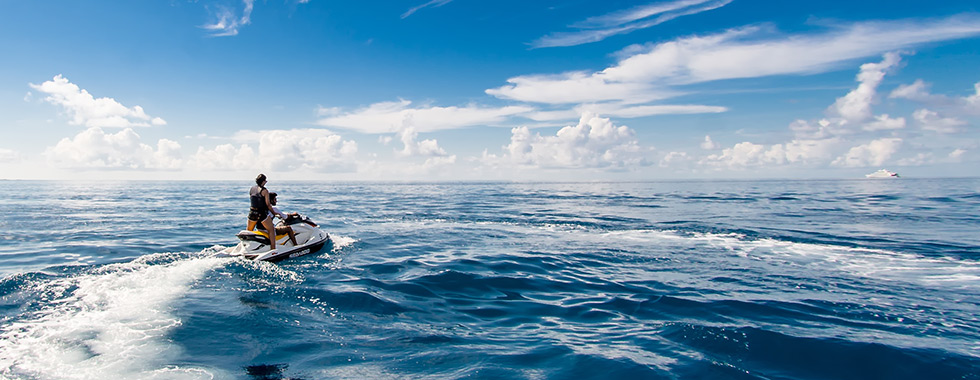
#> input picture image1.jpg, 980 x 380 px
$ jupyter execute 'exp 1.5.ipynb'
#> lines starting #> are read from the running program, lines starting #| are printed output that depends on the picture; after the words box and inside, x2 and y2 are one past the last pixel; in counts of white or black regions, pixels touching at a corner belong together
[cell 1]
import cv2
A=cv2.imread("image1.jpg",1)
#> A is the input picture: shape (380, 980, 3); mean B, G, R 182.2, 156.2, 119.2
tag=A[140:240,165:180]
A[25:125,50:65]=tag
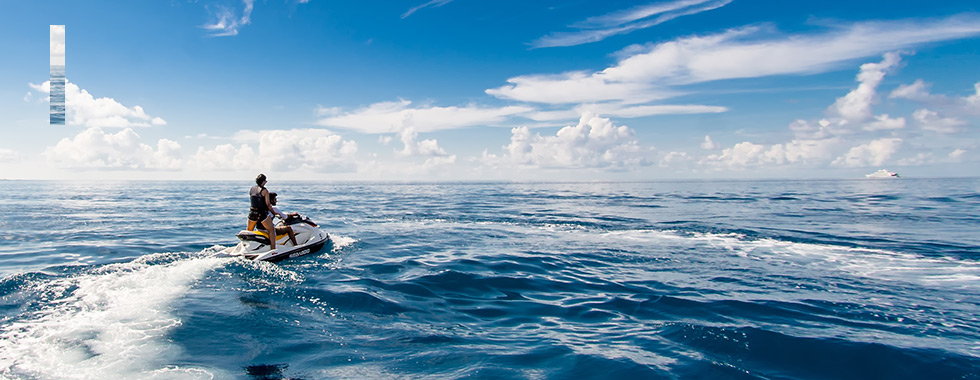
#> A: shape (380, 980, 3); 0.4% of pixels changed, all inside (x1, y1, x2, y2) = (50, 25, 65, 125)
cv2.imshow("212221240004",A)
cv2.waitKey(0)


$ run again, with 1.png saved as image1.jpg
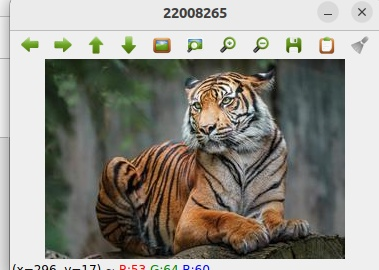
#> input picture 1.png, 379 x 270 px
#> A is the input picture: shape (270, 379, 3); mean B, G, R 137.4, 145.5, 147.7
#> `A[25:125,50:65]=tag`:
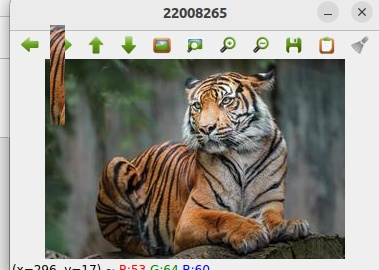
#> A: shape (270, 379, 3); 1.47% of pixels changed, all inside (x1, y1, x2, y2) = (50, 25, 65, 125)
